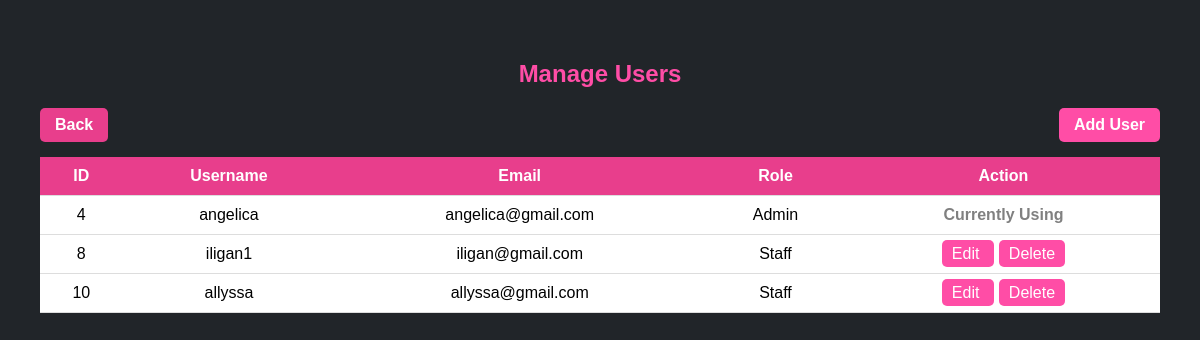
/users.php (signed in), run on the app's committed database.
### tables this page shows
CREATE TABLE `users` (
  `id` int(11) NOT NULL,
  `username` varchar(50) NOT NULL,
  `email` varchar(100) NOT NULL,
  `password_hash` varchar(255) NOT NULL,
  `role` enum('admin','staff') DEFAULT 'staff',
  `created_at` timestamp NOT NULL DEFAULT current_timestamp()
);

### users.php (the view, shortened to what this page needs)
<?php
require 'config.php';
$result = $conn->query("SELECT * FROM users");
?>
<!DOCTYPE html>
<html>
<head>
</head>
<body>
<div style="padding:40px; min-height:100vh;">
    <h2 style="text-align:center; color:#ff4da6; margin-bottom:20px;">
        Manage Users
    </h2>
    <div style="display:flex; justify-content:space-between; margin-bottom:15px;">
        <a href="index.php"
   style="background:#e83e8c;
          color:white;
          padding:8px 15px;
          border-radius:5px;
          text-decoration:none;
          font-weight:bold;"
   onmouseover="this.style.background='#d63384'"
   onmouseout="this.style.background='#e83e8c'">
     Back
</a>
        <a href="add_user.php"
           style="background:#ff4da6;
                  color:white;
                  padding:8px 15px;
                  border-radius:5px;
                  text-decoration:none;
                  font-weight:bold;">
             Add User
        </a>
    </div>
    <table width="100%">
        <tr>
            <th>ID</th>
            <th>Username</th>
            <th>Email</th>
            <th>Role</th>
            <th>Action</th>
        </tr>
        <?php while ($row = $result->fetch_assoc()): ?>
        <tr>
            <td><?php echo $row['id']; ?></td>
            <td><?php echo $row['username']; ?></td>
            <td><?php echo $row['email']; ?></td>
            <td><?php echo ucfirst($row['role']); ?></td>
            <td>
                <?php if ($row['id'] == $_SESSION['user_id']): ?>
                    <span style="color:gray; font-weight:bold;">
                        Currently Using
                    </span>
                <?php elseif ($row['role'] === 'staff'): ?>
                    <a href="edit_user.php?id=<?php echo $row['id']; ?>"
                       style="background:#ff4da6;
                              color:white;
                              padding:5px 10px;
                              border-radius:5px;
                              text-decoration:none;
                              margin-right:5px;">
                        Edit
                    </a>
                    <a href="delete_user.php?id=<?php echo $row['id']; ?>"
                       style="background:#ff4da6;
                              color:white;
                              padding:5px 10px;
                              border-radius:5px;
                              text-decoration:none;"
                       onclick="return confirm('Delete this user?')">
                        Delete
                    </a>
                <?php else: ?>
                    <span style="color:#ccc;">No Action</span>
                <?php endif; ?>
            </td>
        </tr>
        <?php endwhile; ?>
    </table>
</div>
</body>
</html>

### users.php (style rules this page uses)
body { margin: 0; background-color: #212529; font-family: Arial, sans-serif; }
table { border-collapse: collapse; background: white; }
th { background: #e83e8c; color: white; }
th, td { padding: 10px; text-align: center; }
tr { border-bottom: 1px solid #ddd; }

### data on the page
users: id "4", username "angelica", email "angelica@gmail.com", role "Admin", shows "Currently Using"
users: id "8", username "iligan1", email "iligan@gmail.com", role "Staff"
users: id "10", username "allyssa", email "allyssa@gmail.com", role "Staff"
